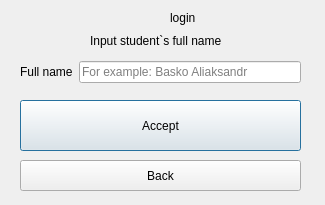
<?xml version="1.0" encoding="UTF-8"?>
<ui version="4.0">
 <class>add_mark</class>
 <widget class="QDialog" name="add_mark">
  <property name="geometry">
   <rect>
    <x>0</x>
    <y>0</y>
    <width>325</width>
    <height>205</height>
   </rect>
  </property>
  <property name="windowTitle">
   <string>Dialog</string>
  </property>
  <widget class="QPushButton" name="next_pushButton">
   <property name="geometry">
    <rect>
     <x>20</x>
     <y>100</y>
     <width>281</width>
     <height>51</height>
    </rect>
   </property>
   <property name="text">
    <string>Accept</string>
   </property>
  </widget>
  <widget class="QPushButton" name="back_pushButton">
   <property name="geometry">
    <rect>
     <x>20</x>
     <y>160</y>
     <width>281</width>
     <height>31</height>
    </rect>
   </property>
   <property name="text">
    <string>Back</string>
   </property>
  </widget>
  <widget class="QLabel" name="label_inp_name">
   <property name="geometry">
    <rect>
     <x>90</x>
     <y>30</y>
     <width>141</width>
     <height>21</height>
    </rect>
   </property>
   <property name="text">
    <string>Input student`s full name</string>
   </property>
  </widget>
  <widget class="QLabel" name="label">
   <property name="geometry">
    <rect>
     <x>170</x>
     <y>10</y>
     <width>141</width>
     <height>16</height>
    </rect>
   </property>
   <property name="text">
    <string>login</string>
   </property>
  </widget>
  <widget class="QWidget" name="layoutWidget">
   <property name="geometry">
    <rect>
     <x>20</x>
     <y>60</y>
     <width>281</width>
     <height>24</height>
    </rect>
   </property>
   <layout class="QHBoxLayout" name="horizontalLayout">
    <item>
     <widget class="QLabel" name="label_fullName">
      <property name="text">
       <string>Full name</string>
      </property>
     </widget>
    </item>
    <item>
     <widget class="QLineEdit" name="student_fullname">
      <property name="placeholderText">
       <string>For example: Basko Aliaksandr</string>
      </property>
     </widget>
    </item>
   </layout>
  </widget>
 </widget>
 <tabstops>
  <tabstop>student_fullname</tabstop>
  <tabstop>next_pushButton</tabstop>
  <tabstop>back_pushButton</tabstop>
 </tabstops>
 <resources/>
 <connections/>
</ui>
